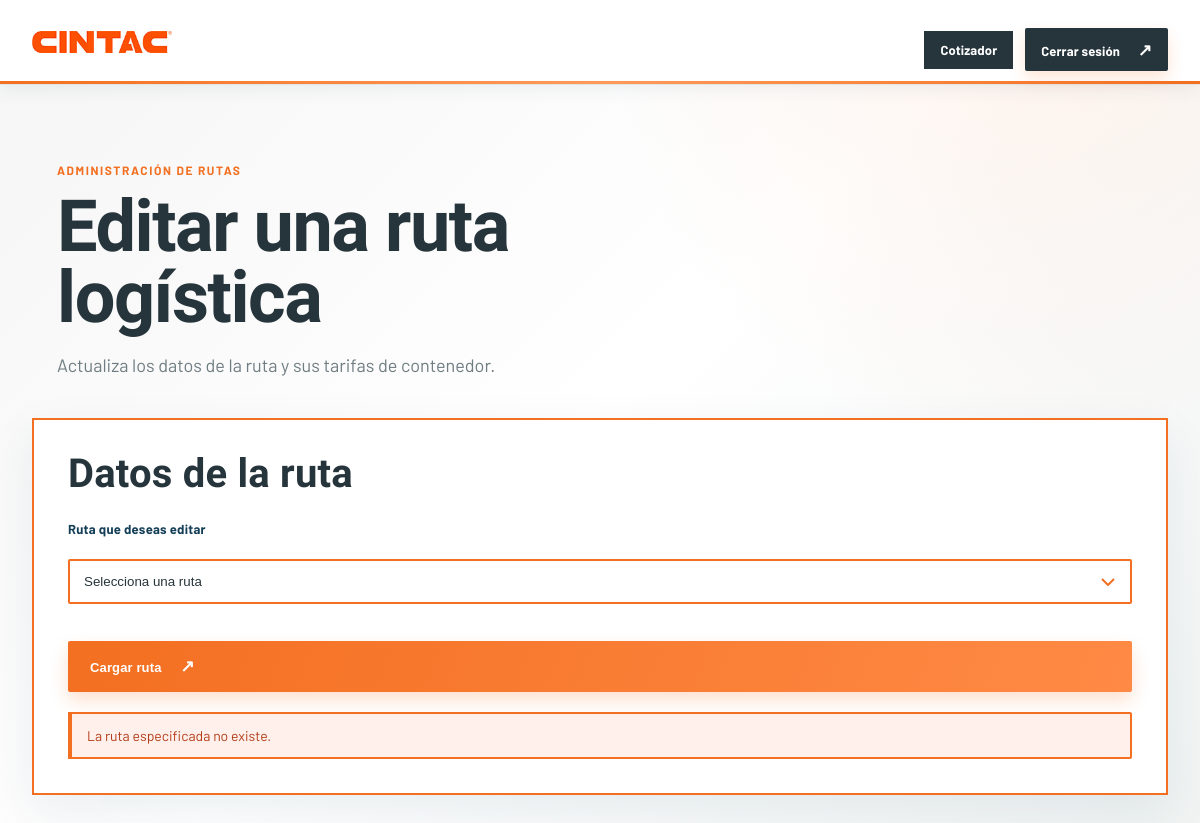
The app's page /Cotizador/editar/35/ (signed in), older data.
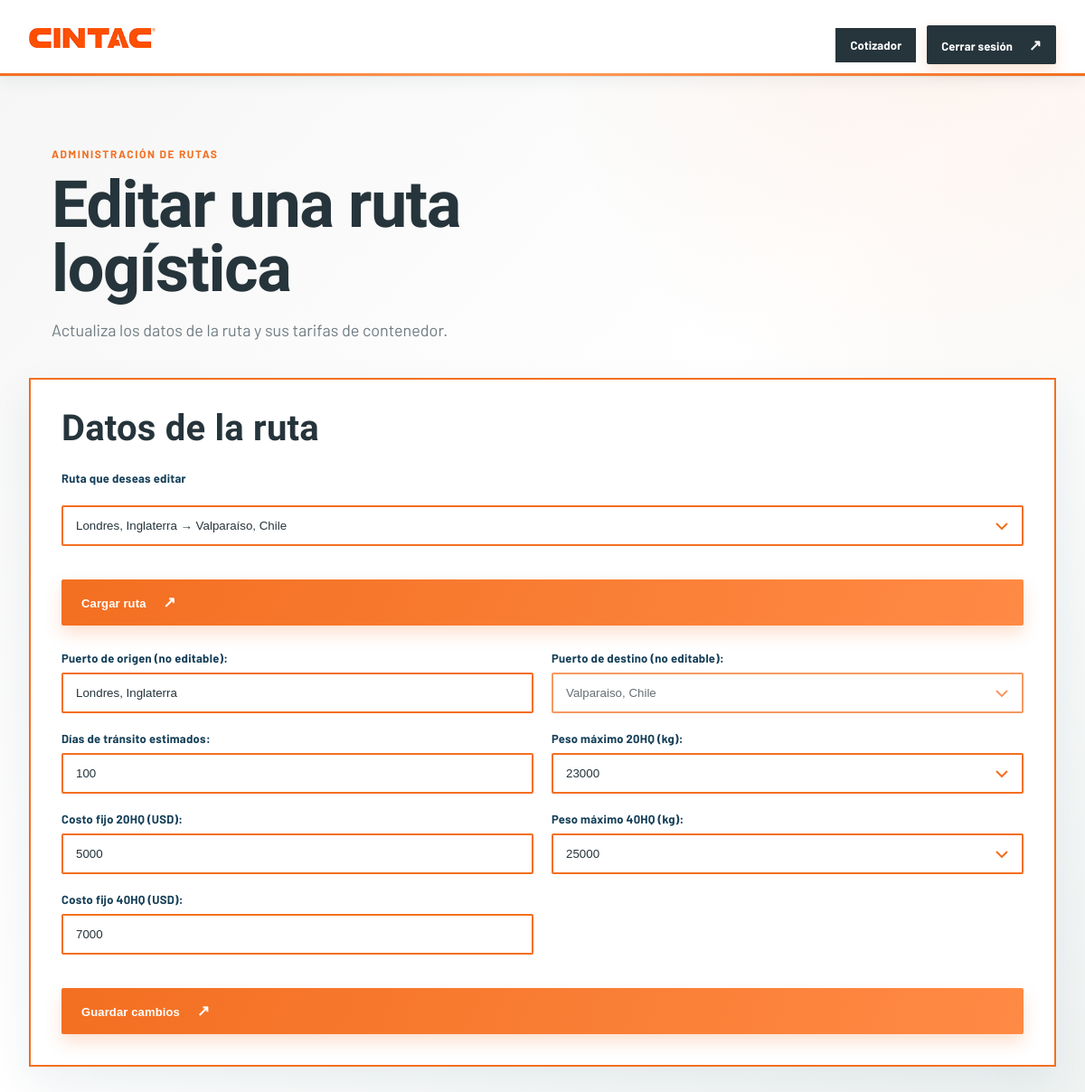
The same page, newer data.
### Cotizador/models.py (models this page shows, shortened)
class ruta_logistica(models.Model):
    PUERTOS_ORIGEN = (
        ('Shanghai, China', 'Shanghai, China'),
        ('Ningbo, China', 'Ningbo, China'),
        ('Shenzhen, China', 'Shenzhen, China'),
        ('Qingdao, China', 'Qingdao, China'),
        ('Guangzhou, China', 'Guangzhou, China'),
        ('Tianjin, China', 'Tianjin, China'),
        ('Yokohama, Japon', 'Yokohama, Japon'),
        ('Tokyo, Japon', 'Tokyo, Japon'),
        ('Nagoya, Japon', 'Nagoya, Japon'),
        ('Kobe, Japon', 'Kobe, Japon'),
        ('Osaka, Japon', 'Osaka, Japon'),
        ('Barcelona, España', 'Barcelona, España'),
        ('Los Angeles, EE.UU', 'Los Angeles, EE.UU'),
        ('Callao, Perú', 'Callao, Perú'),
        ('San antonio, Chile', 'San antonio, Chile'),
        ('Valparaíso, Chile', 'Valparaíso, Chile')
    )
    PUERTOS_DESTINO = (
        ('Valparaíso, Chile', 'Valparaíso, Chile'),
        ('San Antonio, Chile', 'San Antonio, Chile'),
        ('Callao, Perú', 'Callao, Perú'),
    )
    id = models.AutoField(primary_key=True)
    puerto_origen = models.CharField(max_length=100, choices=PUERTOS_ORIGEN, null=False,)
    puerto_destino = models.CharField(max_length=100, choices=PUERTOS_DESTINO, null=False)
    dias_transito = models.IntegerField(null=False)

### Cotizador/views.py (the view, shortened to what this page needs)
# urls.py: path('editar/', editar, name='editar'),
def editar(request, ruta_id=None):
    login_id = request.session.get('login_id')
    if login_id is None or not Login.objects.filter(pk=login_id).exists():
        request.session.pop('login_id', None)
        request.session['login_error'] = (
            'Debes iniciar sesión para acceder a la edición de rutas.'
        )
        return redirect('login')
    rutas = ruta_logistica.objects.order_by('puerto_origen', 'puerto_destino')
    ruta = ruta_logistica.objects.filter(pk=ruta_id).first()
    if ruta is None:
        return render(request, 'CRUD/editar.html', {
            'rutas': rutas,
            'error': 'La ruta especificada no existe.',
        })
    form = CrearRutaForm(request.POST or None, instance=ruta)
    context = {
        'form': form,
        'ruta': ruta,
        'rutas': rutas,
        'selected_route_id': ruta_id,
    }
    if request.method == 'POST' and form.is_valid():
        context['updated_route'] = form.save()
        context['success'] = 'La ruta y sus tarifas fueron actualizadas correctamente.'
    return render(request, 'CRUD/editar.html', context)

### templates/CRUD/editar.html (shortened to what the changed rows need)
<!DOCTYPE html>
{% load static %}
<html lang="es">
<head>
    <link rel="stylesheet" href="{% static 'CSS/cintac.css' %}">
</head>
<body class="quote-page">
    <main class="quote-main container">
        <section class="quote-intro">
            <h1>Editar una ruta logística</h1>
        </section>
        <section class="quote-card" aria-labelledby="edit-route-title">
            <h2 id="edit-route-title">Datos de la ruta</h2>
            {% if rutas %}
                <div class="quote-field">
                    <form class="quote-form" method="get" action="{% url 'editar' %}">
                        <label for="ruta_id">Ruta que deseas editar</label>
                        <select
                            id="ruta_id"
                            name="ruta_id"
                            class="route-form-control"
                            required
                        >
                            <option value="">Selecciona una ruta</option>
                            {% for ruta_disponible in rutas %}
                                <option
                                    value="{{ ruta_disponible.id }}"
                                    {% if ruta_disponible.id == selected_route_id %}selected{% endif %}
                                >
                                    {{ ruta_disponible.puerto_origen }} →
                                </option>
                            {% endfor %}
                        </select>
                        <button class="dark-button quote-submit" type="submit">
                            Cargar ruta <span>↗</span>
                        </button>
                    </form>
                </div>
            {% endif %}
            {% if error %}
                <p class="quote-alert" role="alert">{{ error }}</p>
            {% endif %}
            {% if form %}
                <form class="quote-form" method="post">
                    <div class="quote-fields">
                        <div class="quote-field">
                            {{ form.puerto_origen.label_tag }}
                            {{ form.puerto_origen }}
                        </div>
                        <div class="quote-field">
                            {{ form.puerto_destino.label_tag }}
                            {{ form.puerto_destino }}
                        </div>
                        <div class="quote-field">
                            {{ form.dias_transito.label_tag }}
                            {{ form.dias_transito }}
                        </div>
                        <div class="quote-field">
                            {{ form.peso_max_20hq.label_tag }}
                            {{ form.peso_max_20hq }}
                        </div>
                        <div class="quote-field">
                            {{ form.costo_fijo_20hq.label_tag }}
                            {{ form.costo_fijo_20hq }}
                        </div>
                        <div class="quote-field">
                            {{ form.peso_max_40hq.label_tag }}
                            {{ form.peso_max_40hq }}
                        </div>
                        <div class="quote-field">
                            {{ form.costo_fijo_40hq.label_tag }}
                            {{ form.costo_fijo_40hq }}
                        </div>
                    </div>
                    <button class="dark-button quote-submit" type="submit">
                        Guardar cambios <span>↗</span>
                    </button>
                </form>
            {% endif %}
        </section>
    </main>
</body>
</html>

Row changes from the older to the newer data that the page shows:
added ruta_logistica: puerto_origen "Londres, Inglaterra", puerto_destino "Valparaiso, Chile", dias_transito "100"
Text that changed along with them:
form field ruta_id: "Selecciona una ruta" → "Londres, Inglaterra → Valparaíso, Chile"
form field peso_max_20hq: (not shown) → "23000"
form field costo_fijo_20hq: (not shown) → "5000"
form field peso_max_40hq: (not shown) → "25000"
form field costo_fijo_40hq: (not shown) → "7000"
{{ error }}: "La ruta especificada no existe." → (not shown)
text now shown: "Puerto de origen (no editable): Puerto de destino (no editable): Días de tránsito estimados: Peso máximo 20HQ (kg): Costo fijo 20HQ (USD): Peso máximo 40HQ (kg): Costo fijo 40HQ (USD): Guardar cambios ↗"
